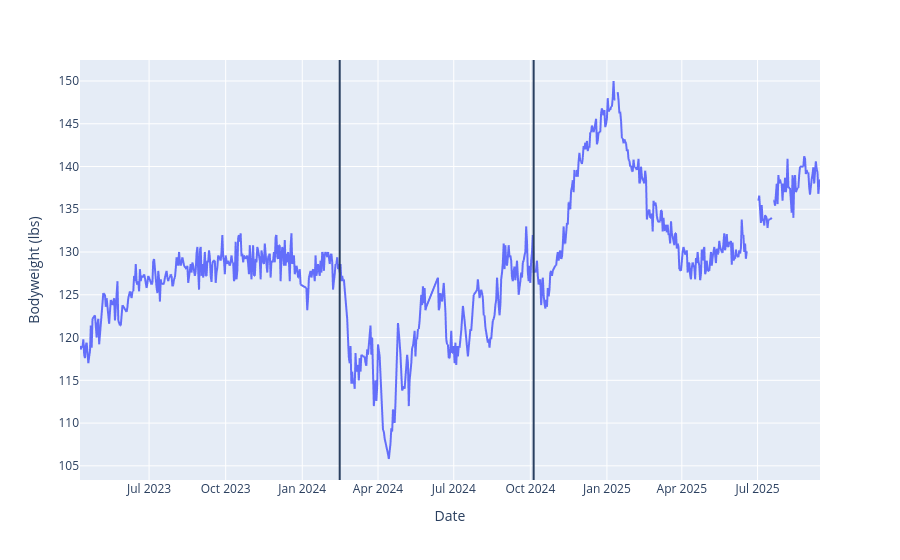

Notebook source saved alongside this figure:
### Code cell
bodyweight_chart = px.line(processed_df, 'date', 'bodyweight_lbs', labels={'date': 'Date', 'bodyweight_lbs': 'Bodyweight (lbs)'})
bodyweight_chart.add_vline(cancer_diagnosis)
bodyweight_chart.add_vline(first_recorded_workout)
bodyweight_chart.show()

### Figure 1 — Plotly figure (JSON) as saved in the notebook; plotly's stock layout.template omitted (floating-point values rounded to 4 significant figures; data arrays with more than 128 entries replaced by an {"elided": "..."} marker saying what was removed)
{"data": [{"hovertemplate": "Date=%{x}<br>Bodyweight (lbs)=%{y}<extra></extra>", "legendgroup": "", "line": {"color": "#636efa", "dash": "solid"}, "marker": {"symbol": "circle"}, "mode": "lines", "name": "", "showlegend": false, "type": "scattergl", "x": {"elided": "2688 str values"}, "xaxis": "x", "y": {"elided": "2688 float values"}, "yaxis": "y"}], "layout": {"legend": {"tracegroupgap": 0}, "margin": {"t": 60}, "shapes": [{"type": "line", "x0": "2024-02-15T00:00:00", "x1": "2024-02-15T00:00:00", "xref": "x", "y0": 0, "y1": 1, "yref": "y domain"}, {"type": "line", "x0": "2024-10-05", "x1": "2024-10-05", "xref": "x", "y0": 0, "y1": 1, "yref": "y domain"}], "xaxis": {"anchor": "y", "domain": [0, 1], "title": {"text": "Date"}}, "yaxis": {"anchor": "x", "domain": [0, 1], "title": {"text": "Bodyweight (lbs)"}}}}
